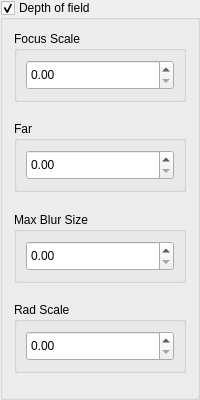
                   <widget class="QGroupBox" name="dof">
                    <property name="minimumSize">
                     <size>
                      <width>100</width>
                      <height>400</height>
                     </size>
                    </property>
                    <property name="maximumSize">
                     <size>
                      <width>500</width>
                      <height>250</height>
                     </size>
                    </property>
                    <property name="title">
                     <string>Depth of field</string>
                    </property>
                    <property name="checkable">
                     <bool>true</bool>
                    </property>
                    <layout class="QVBoxLayout" name="verticalLayout_19">
                     <item alignment="Qt::AlignTop">
                      <widget class="QGroupBox" name="groupBox_2">
                       <property name="minimumSize">
                        <size>
                         <width>0</width>
                         <height>0</height>
                        </size>
                       </property>
                       <property name="maximumSize">
                        <size>
                         <width>16777215</width>
                         <height>75</height>
                        </size>
                       </property>
                       <property name="title">
                        <string>Focus Scale</string>
                       </property>
                       <layout class="QVBoxLayout" name="verticalLayout_18">
                        <item alignment="Qt::AlignTop">
                         <widget class="QDoubleSpinBox" name="dofFocusScale">
                          <property name="minimumSize">
                           <size>
                            <width>0</width>
                            <height>30</height>
                           </size>
                          </property>
                          <property name="maximumSize">
                           <size>
                            <width>16777215</width>
                            <height>30</height>
                           </size>
                          </property>
                          <property name="maximum">
                           <double>200.000000000000000</double>
                          </property>
                         </widget>
                        </item>
                       </layout>
                      </widget>
                     </item>
                     <item alignment="Qt::AlignTop">
                      <widget class="QGroupBox" name="groupBox_3">
                       <property name="minimumSize">
                        <size>
                         <width>0</width>
                         <height>30</height>
                        </size>
                       </property>
                       <property name="maximumSize">
                        <size>
                         <width>16777215</width>
                         <height>75</height>
                        </size>
                       </property>
                       <property name="title">
                        <string>Far</string>
                       </property>
                       <layout class="QVBoxLayout" name="verticalLayout_17">
                        <item alignment="Qt::AlignTop">
                         <widget class="QDoubleSpinBox" name="dofFar">
                          <property name="minimumSize">
                           <size>
                            <width>0</width>
                            <height>30</height>
                           </size>
                          </property>
                          <property name="maximumSize">
                           <size>
                            <width>16777215</width>
                            <height>30</height>
                           </size>
                          </property>
                          <property name="maximum">
                           <double>50.000000000000000</double>
                          </property>
                          <property name="singleStep">
                           <double>0.100000000000000</double>
                          </property>
                         </widget>
                        </item>
                       </layout>
                      </widget>
                     </item>
                     <item alignment="Qt::AlignTop">
                      <widget class="QGroupBox" name="groupBox_37">
                       <property name="title">
                        <string>Max Blur Size</string>
                       </property>
                       <layout class="QHBoxLayout" name="horizontalLayout_17">
                        <item>
                         <widget class="QDoubleSpinBox" name="dofMaxBlurSize">
                          <property name="minimumSize">
                           <size>
                            <width>0</width>
                            <height>30</height>
                           </size>
                          </property>
                         </widget>
                        </item>
                       </layout>
                      </widget>
                     </item>
                     <item alignment="Qt::AlignTop">
                      <widget class="QGroupBox" name="dofScale">
                       <property name="title">
                        <string>Rad Scale</string>
                       </property>
                       <layout class="QHBoxLayout" name="horizontalLayout_18">
                        <item>
                         <widget class="QDoubleSpinBox" name="dofRadScale">
                          <property name="minimumSize">
                           <size>
                            <width>0</width>
                            <height>30</height>
                           </size>
                          </property>
                         </widget>
                        </item>
                       </layout>
                      </widget>
                     </item>
                    </layout>
                   </widget>
